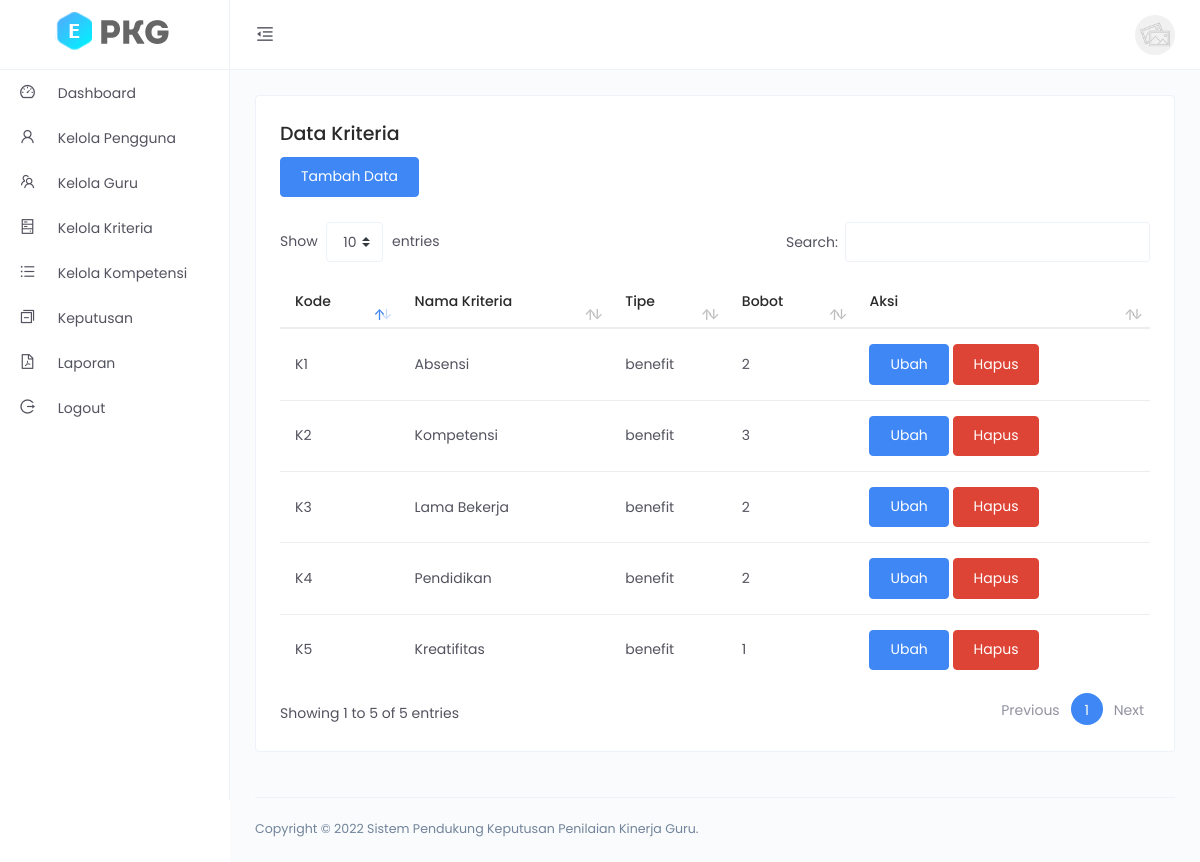
The app's page /Kriteria (signed in), older data.
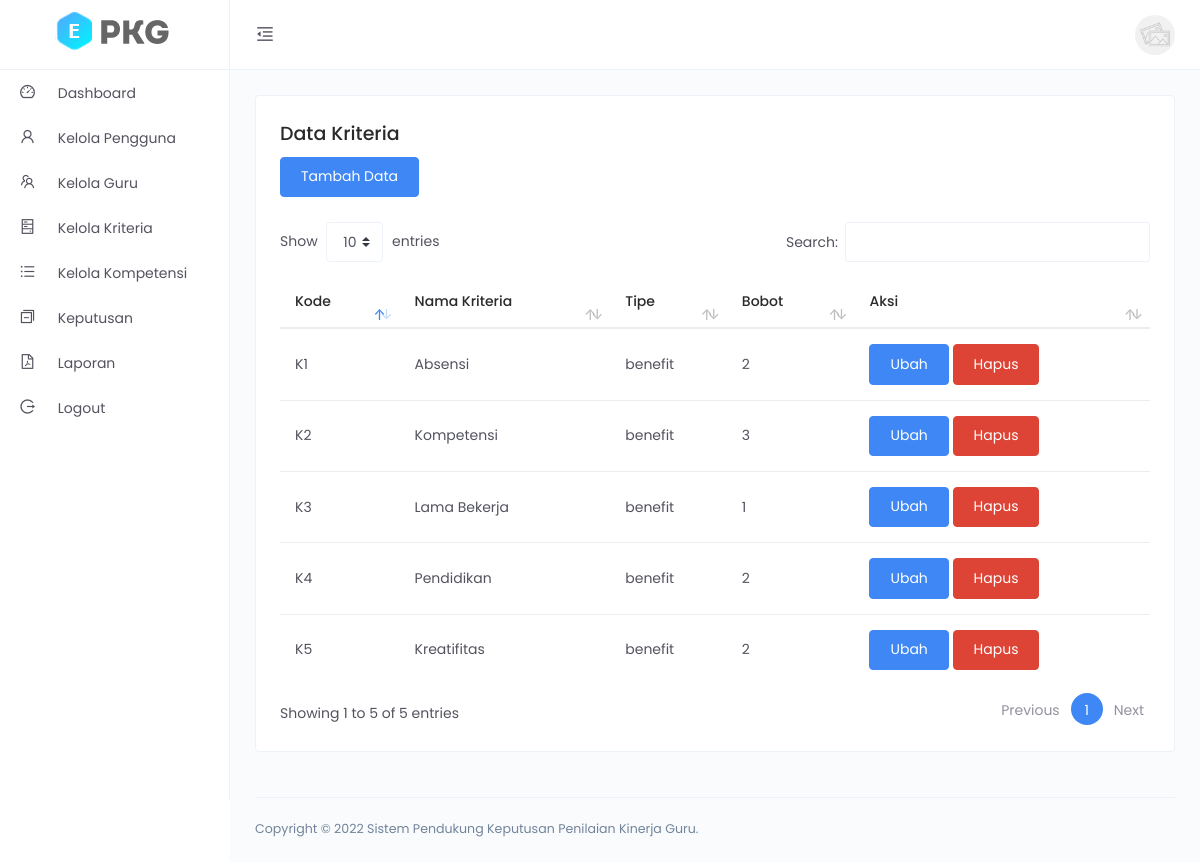
The same page, newer data.
### tables this page shows
CREATE TABLE `t_kriteria`  (
  `kode_kriteria` varchar(4) NOT NULL,
  `nama_kriteria` varchar(20) NOT NULL,
  `tipe` varchar(7) NOT NULL,
  `bobot` int(1) NOT NULL,
  `created_at` datetime(0) NOT NULL DEFAULT current_timestamp(0),
  PRIMARY KEY (`kode_kriteria`) USING BTREE
);

### core/functions.php (called while the page is built, shortened)
<?php
function view($view, $data = [])
{
    extract($data);
    require "../app/view/" . $view . ".php";
}
function url($url = '')
{
    return str_replace('public/', '', APP_URL) . trim($url, '/');
}
function base_url($url = '')
{
    return str_replace('public/', '', BASE_URL) . trim($url, '/');
}
function session_get($key)
{
    if ($key && isset($_SESSION[$key])) {
        return isset($_SESSION[$key]) ? $_SESSION[$key] : '';
    }
}

### app/classes/Kriteria.php (called while the page is built, shortened)
<?php
class Kriteria
{
    protected $_db;
    public function __construct()
    {
        $this->_db = new Database();
    }
    public function index()
    {
        $data['kriteria'] = $this->_db->other_query("SELECT * FROM t_kriteria", 2);
        view('layouts/_head');
        view('kriteria/index', $data);
        view('layouts/_foot');
    }
}

### core/router.php (called while the page is built, shortened)
<?php
class Router
{
    private $method     = 'index';
    private $params     = [];
    public function __construct()
    {
        $this->parseUri();
    }
    private function parseUri()
    {
        $class = new $class;
        call_user_func_array([$class, $this->method], $this->params);
    }
}

### public/index.php (called while the page is built, shortened)
<?php
new Router();

### app/classes/Database.php (called while the page is built, shortened)
<?php
class Database
{
    protected $conn;
    public function connect()
    {
        if (!$this->conn) {
            $this->conn = new mysqli(DB_HOST, DB_USER, DB_PASS, DB_NAME);
        }
    }
    function other_query($query, $type = 1)
    {
        $result = $this->conn->query($query);
        if ($type == 1) {
            $data = $result->fetch_object();
        } else {
            $data = $result->fetch_all(MYSQLI_ASSOC);
        }
        return $data;
    }
}

### app/view/kriteria/index.php (the view, shortened to what this page needs)
<link href="<?= base_url('') ?>assets/vendors/datatables/dataTables.bootstrap.min.css" rel="stylesheet">
<div class="main-content">
    <div class="card">
        <div class="card-body">
            <h4>Data Kriteria</h4>
            <a href="<?= url('kriteria/tambah_kriteria') ?>" class="btn btn-primary">Tambah Data</a>
            <div class="m-t-25">
                <table id="data-table" class="table">
                    <thead>
                        <tr>
                            <th>Kode</th>
                            <th>Nama Kriteria</th>
                            <th>Tipe</th>
                            <th>Bobot</th>
                            <th>Aksi</th>
                        </tr>
                    </thead>
                    <tbody>
                        <?php foreach ($kriteria as $row) : ?>
                            <tr>
                                <td><?= $row['kode_kriteria'] ?></td>
                                <td><?= $row['nama_kriteria'] ?></td>
                                <td><?= $row['tipe'] ?></td>
                                <td><?= $row['bobot'] ?></td>
                                <td>
                                    <a class="btn btn-primary waves-effect waves-light" href="<?= url('kriteria/ubah_kriteria/' . $row['kode_kriteria']) ?>" role="button">Ubah</a>
                                    <a class="btn btn-danger waves-effect waves-light" href="#" onclick="delete_data('<?= $row['kode_kriteria'] ?>', 'kriteria/hapus_kriteria')" role="button">Hapus</a>
                                </td>
                            </tr>
                        <?php endforeach; ?>
                    </tbody>
                </table>
            </div>
        </div>
    </div>
</div>

### app/view/layouts/_head.php (shortened to what this page needs)
<!DOCTYPE html>
<html lang="en">
<head>
    <link href="<?= base_url('') ?>assets/css/app.min.css" rel="stylesheet" />
</head>
<body>
    <div class="app">
        <div class="layout">
            <div class="header">
                <div class="logo logo-dark">
                    <a href="<?= base_url('') ?>">
                        <img src="<?= base_url('') ?>assets/images/logo/logo.png" alt="Logo">
                    </a>
                </div>
                <div class="nav-wrap">
                    <ul class="nav-left">
                        <li class="desktop-toggle">
                            <a href="javascript:void(0);">
                                <i class="anticon"></i>
                            </a>
                        </li>
                    </ul>
                    <ul class="nav-right">
                        <li class="dropdown dropdown-animated scale-left">
                            <div class="pointer" data-toggle="dropdown">
                                <div class="avatar avatar-image  m-h-10 m-r-15">
                                    <img src="<?= base_url() ?>assets/images/avatars/thumb-1.jpg" alt="">
                                </div>
                            </div>
                        </li>
                    </ul>
                </div>
            </div>
            <div class="side-nav">
                <div class="side-nav-inner">
                    <ul class="side-nav-menu scrollable">
                        <li class="nav-item dropdown">
                            <a href="<?= base_url('Dashboard') ?>">
                                <span class="icon-holder">
                                    <i class="anticon anticon-dashboard"></i>
                                </span>
                                <span class="title">Dashboard</span>
                            </a>
                        </li>
                        <?php if(session_get('type') == 1) : ?>
                        <li class="nav-item dropdown">
                            <a href="<?= base_url('Pengguna') ?>">
                                <span class="icon-holder">
                                    <i class="anticon anticon-user"></i>
                                </span>
                                <span class="title">Kelola Pengguna</span>
                            </a>
                        </li>
                        <li class="nav-item dropdown">
                            <a href="<?= base_url('Guru') ?>">
                                <span class="icon-holder">
                                    <i class="anticon anticon-team"></i>
                                </span>
                                <span class="title">Kelola Guru</span>
                            </a>
                        </li>
                        <li class="nav-item dropdown">
                            <a href="<?= base_url('Kriteria') ?>">
                                <span class="icon-holder">
                                    <i class="anticon anticon-hdd"></i>
                                </span>
                                <span class="title">Kelola Kriteria</span>
                            </a>
                        </li>
                        <li class="nav-item dropdown">
                            <a href="<?= base_url('Kompetensi') ?>">
                                <span class="icon-holder">
                                    <i class="anticon anticon-bars"></i>
                                </span>
                                <span class="title">Kelola Kompetensi</span>
                            </a>
                        </li>
                        <?php endif; ?>
                        <li class="nav-item dropdown">
                            <a href="<?= base_url('Keputusan') ?>">
                                <span class="icon-holder">
                                    <i class="anticon anticon-switcher"></i>
                                </span>
                                <span class="title">Keputusan</span>
                            </a>
                        </li>
                        <li class="nav-item dropdown">
                            <a href="<?= base_url('Laporan') ?>">
                                <span class="icon-holder">
                                    <i class="anticon anticon-file-pdf"></i>
                                </span>
                                <span class="title">Laporan</span>
                            </a>
                        </li>
                        <li class="nav-item dropdown">
                            <a href="<?= base_url('Auth/logout') ?>">
                                <span class="icon-holder">
                                    <i class="anticon anticon-logout"></i>
                                </span>
                                <span class="title">Logout</span>
                            </a>
                        </li>
                    </ul>
                </div>
            </div>
            <div class="page-container">

### app/view/layouts/_foot.php (shortened to what this page needs)
<footer class="footer">
    <div class="footer-content">
        <p class="m-b-0">Copyright © <?= date('Y') ?> Sistem Pendukung Keputusan Penilaian Kinerja Guru.</p>
    </div>
</footer>
</div>
</div>
</div>
</body>
</html>

Row changes from the older to the newer data that the page shows:
changed t_kriteria "Lama Bekerja": bobot "2" → "1"
changed t_kriteria "Kreatifitas": bobot "1" → "2"
